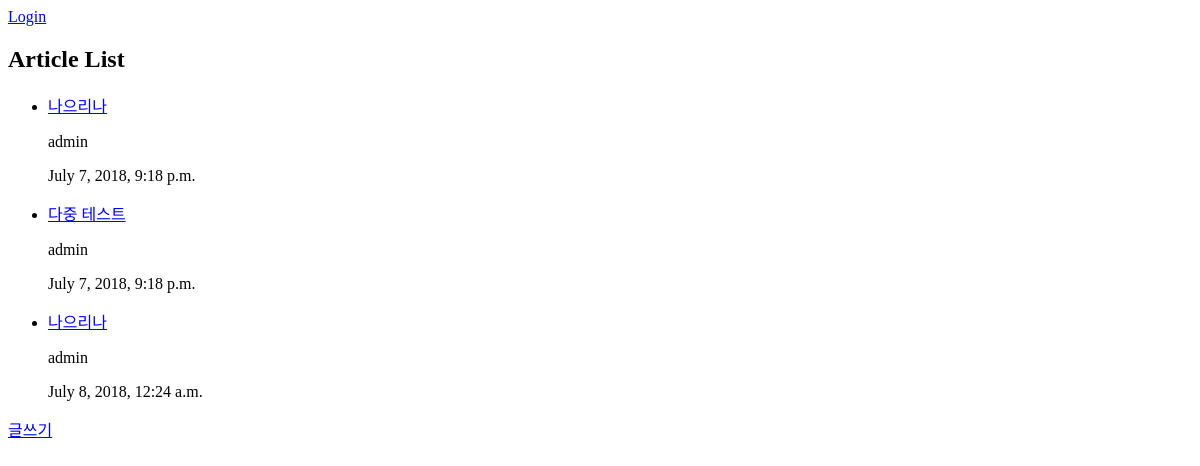
Before: /boards/ with the older database file.
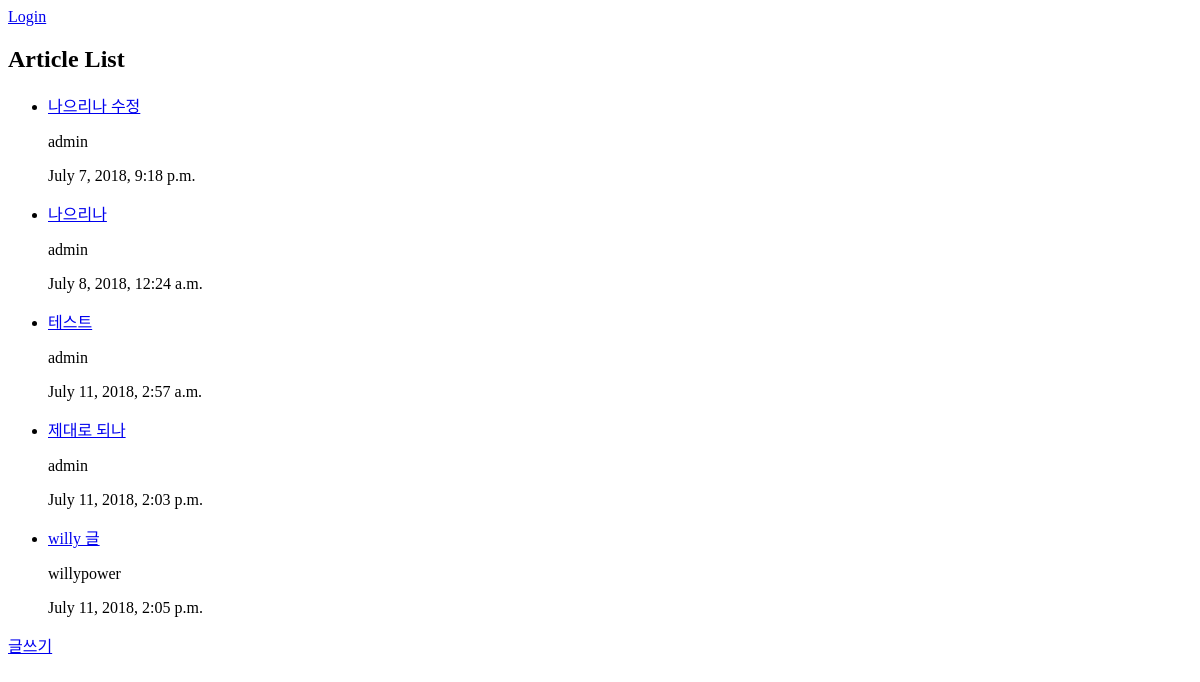
After: the same page with the newer database file.
### boards/models.py (models this page shows)
class Article(models.Model):
    title = models.CharField(max_length=200)
    article_text = models.TextField()
    created_at = models.DateTimeField('Date published')
    edited_at = models.DateTimeField('Latest edited date', auto_now=True)
    writer = models.ForeignKey(User, on_delete=models.CASCADE)
    upvote = models.IntegerField(default=0)
    downvote = models.IntegerField(default=0)

### boards/views.py (the view)
# urls.py: path('', views.board_index, name='board_index'),
def board_index(request):
    user = get_user(request)
    article_list = Article.objects.all()
    if user.is_authenticated :
        return render(request, 'boards/board_index.html', {'user': user,
                                                           'article_list': article_list})
    else:
        return render(request, 'boards/board_index.html', {'article_list': article_list})

### boards/templates/boards/board_index.html (shortened to what this page needs)
<!DOCTYPE html>
<html lang="ko">
<head>
</head>
<body>
{% if user.is_authenticated %}
    <p>
        안녕하세요! {{ user.username }} 님!
    </p>
    <a href="{% url 'boards:board_logout'%}">
        Logout
    </a>
{% else %}
    <a href="{% url 'boards:board_login' %}">Login</a>
{% endif %}
<h2>Article List</h2>
<ul>
    {% for article in article_list %}
    <li>
        <a href="{% url 'boards:board_detail' article.id %}">
            {{ article.title }}
        </a>
        <p>
            {{ article.writer.username }}
        </p>
        <p>
            {{ article.created_at }}
        </p>
    </li>
    {% endfor %}
</ul>
<a href="{% url 'boards:board_write' %}">글쓰기</a>
</body>
</html>

Changed rows visible on the page:
removed Article: title "다중 테스트", writer.username "admin", created_at "July 7, 2018, 9:18 p.m."
changed Article: title "나으리나" → "나으리나 수정"
added Article: title "테스트", writer.username "admin", created_at "July 11, 2018, 2:57 a.m."
added Article: title "제대로 되나", writer.username "admin", created_at "July 11, 2018, 2:03 p.m."
added Article: title "willy 글", writer.username "willypower", created_at "July 11, 2018, 2:05 p.m."
